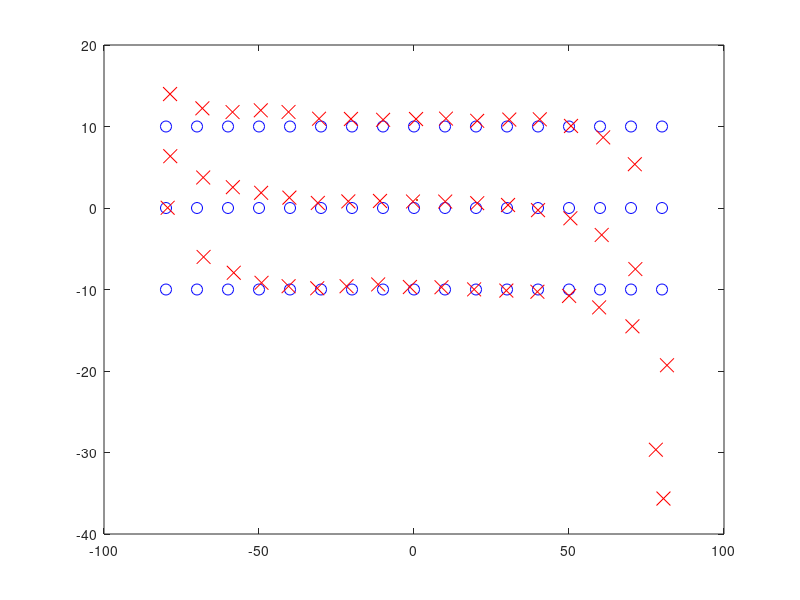

This figure's MATLAB source: (Note: this script raises an error after producing the figure.)
% function PM_Est_Plot(pm_true_all, pm_est_all )
close all
% load('No_cal_pm_est_all.mat')
load('Angled_Cal_pm_est_all.mat')
load('pm_true_all.mat')

figure(1)
%plotting data
plot(pm_true_all(2,:)*1e3,pm_true_all(1,:)*1e3,'bo', 'MarkerSize', 8, LineWidth=1)
hold on
plot(pm_est_all(2,:)*1e3,pm_est_all(1,:)*1e3,'rx', 'MarkerSize', 10, LineWidth=1)

fontsize(figure(1),14,"points")
xticks(-80:20:80)
yticks(-30:10:30)
xlabel('x [mm]')
ylabel('y [mm]')
legend({'True Position', 'Estimated Position'}, "Location",'southwest', 'FontSize',10)
% title('Top View')
hold on

% plotting border
g_y = 31.75/2;
g_x = 178.68/2;
rectangle('Position',[-g_x,-g_y,g_x*2, g_y*2] , 'LineWidth',1, 'EdgeColor','k', LineWidth=1.5)
hold on

%fixing aspect ratio
daspect([1,1,1])
% axis([100 -100 -50  50])

%adding grey out boxes
box1_y = 31.75/2;
box1_x = 178.68/2;
box_x_edge = 45;
rectangle('Position',[-box1_x,-box1_y,box1_x-box_x_edge, box1_y*2] , 'Facecolor', [0.7, 0.7, 0.7, 0.5])
rectangle('Position',[box1_x-box_x_edge,-box1_y,box1_x/2, box1_y*2] , 'Facecolor', [0.7, 0.7, 0.7, 0.5])
hold on


set(figure(1), 'Position',  [100, 100, 800, 640])
% set(gca, 'XDir', 'reverse');
hold on

saveas(figure(1) , 'Straight Magnet Localization .jpeg' )

%% Plot only middle section
figure(2)
slots_per_column = length(-8:1:8);
row_range = -4:1:4;
num_rows = length(row_range);

index_A = 1 + max(row_range) :1: max(row_range)+num_rows;
index_B = 1 + slots_per_column + max(row_range) :1: slots_per_column + max(row_range) + num_rows;
index_C = 1 + slots_per_column*2 + max(row_range) :1: slots_per_column*2 + max(row_range) + num_rows;



%plotting data
plot(pm_true_all(2,[index_A,index_B, index_C])*1e3,pm_true_all(1,[index_A,index_B, index_C])*1e3,'bo', 'MarkerSize', 12, LineWidth=1.5)
hold on
plot(pm_est_all(2,[index_A,index_B, index_C])*1e3,pm_est_all(1,[index_A,index_B, index_C])*1e3,'rx', 'MarkerSize', 12, LineWidth=1.5)
plot(11, 10.5, 'rx', 'MarkerFaceColor', [1 0.07 0.07], 'MarkerSize', 12, LineWidth=1.5)

fontsize(figure(2),17,"points")
xticks(-40:10:40)
yticks(-20:10:20)
xlabel('x [mm]')
ylabel('y [mm]')
legend({'True Position', 'Estimated Position'}, "Location",'best', 'FontSize',14)
% title('Top View')
hold on

%plotting grid border
g_y = 31.75/2;
g_x = (max(row_range)+1)/2 * 10 +20;
line([-g_x -g_x], [-g_y g_y], 'LineWidth',1, 'LineStyle','--', 'Color','k','HandleVisibility','off', LineWidth=1.5)
line([g_x g_x], [-g_y g_y], 'LineWidth',1, 'LineStyle','--', 'Color','k','HandleVisibility','off', LineWidth=1.5)
line([-g_x g_x], [g_y g_y], 'LineWidth',1, 'LineStyle','-', 'Color','k','HandleVisibility','off', LineWidth=1.5)
line([-g_x g_x], [-g_y -g_y], 'LineWidth',1, 'LineStyle','-', 'Color','k','HandleVisibility','off', LineWidth=1.5)
hold on

%fixing aspect ratio
margin_offset = 10;
daspect([1,1,1])
% axis([-g_x - margin_offset, g_x + margin_offset, -g_y - margin_offset, g_y + margin_offset])


set(figure(2), 'Position',  [100, 100, 640, 480])

% set(gca, 'XDir', 'reverse');
hold on
saveas(figure(2) , 'Zoom in Angled Section.jpeg' )
% end